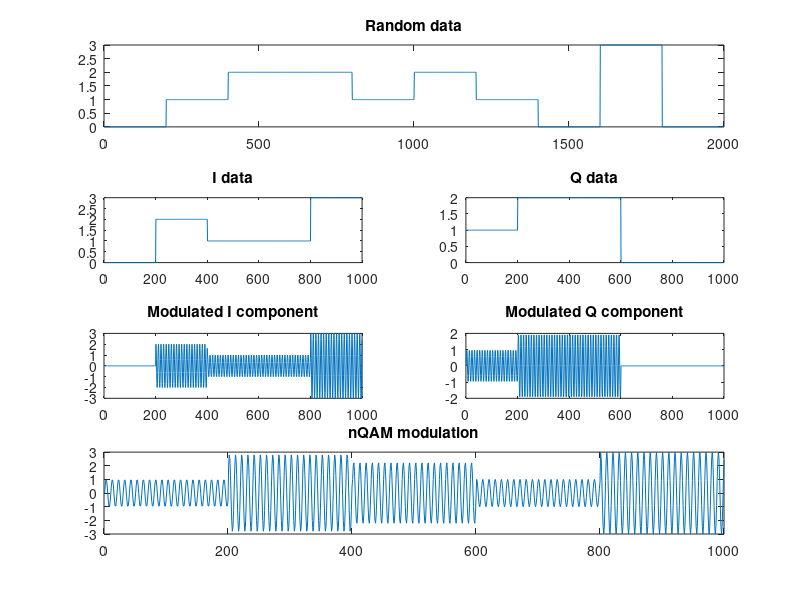

MATLAB code for this plot:
% This file is a Matlab script generates an  QAM modulation
% signals and plots the modulator and the modulated signal in time
%
% This program is free software; you can redistribute it and/or modify
% it under the terms of the GNU General Public License as published by
% the Free Software Foundation; either version 2, or (at your option)
% any later version.
%
% This program is distributed in the hope that it will be useful,
% but WITHOUT ANY WARRANTY; without even the implied warranty of
% MERCHANTABILITY or FITNESS FOR A PARTICULAR PURPOSE.  See the
% GNU General Public License for more details.

%Time specifications:
Fs = 1000;                            % Sampling Frequency (samples per second)
Ts = 1/Fs;                            % Sampling Period (seconds per sample)
L=1000;                               % Time vector lenght (total samples)
t = [0:L-1]*Ts;                       % Time vector

% Local oscillators for IQ modulation  
FLO = 100; ALO = 1;
LO_inpahse = ALO * cos(2*pi*FLO*t);
LO_90 = ALO * sin(2*pi*FLO*t);

%4 Symbol generation
N=4;                                  %Number of levels
Br=FLO/10;                       %

% Generic random signal
data = randi([0 N-1],1,Br);           %N Symbol generation

% Calculate the size of the new I and Q vectors (half the original size, rounded down)
newSize = floor(length(data) / 2);

% I and Q signals generation
% Pre-allocate the new vectors for efficiency
Idata = zeros(1, newSize);
Qdata= zeros(1, newSize);

% Loop through the original vector in pairs
for i = 1:2:length(data)
    % Check for even or odd number of elements (handle last element if odd)
    if i + 1 <= length(data)
        Idata((i + 1)/2) = data(i);
        Qdata((i + 1)/2) = data(i + 1);
    else
        Idata(i/2) = data(i);
    end
end

Idata_mod= repelem(Idata,2*Fs/Br);
Qdata_mod= repelem(Qdata,2*Fs/Br);

nQAM = LO_inpahse .* Idata_mod + LO_90 .* Qdata_mod;

% Data
subplot(4,2,[1,2]); plot(repelem(data,2*Fs/Br));title('Random data');

% I and Q modulators
subplot(4,2,3); plot(Idata_mod);title('I data');
subplot(4,2,4); plot(Qdata_mod);title('Q data');

% I and Q modulated by LO's
subplot(4,2,5); plot(LO_inpahse .* Idata_mod);title('Modulated I component');
subplot(4,2,6); plot(LO_90 .* Qdata_mod);title('Modulated Q component');

% n-QAM modulation
subplot(4,2,[7,8]); plot(nQAM);title('nQAM modulation');
